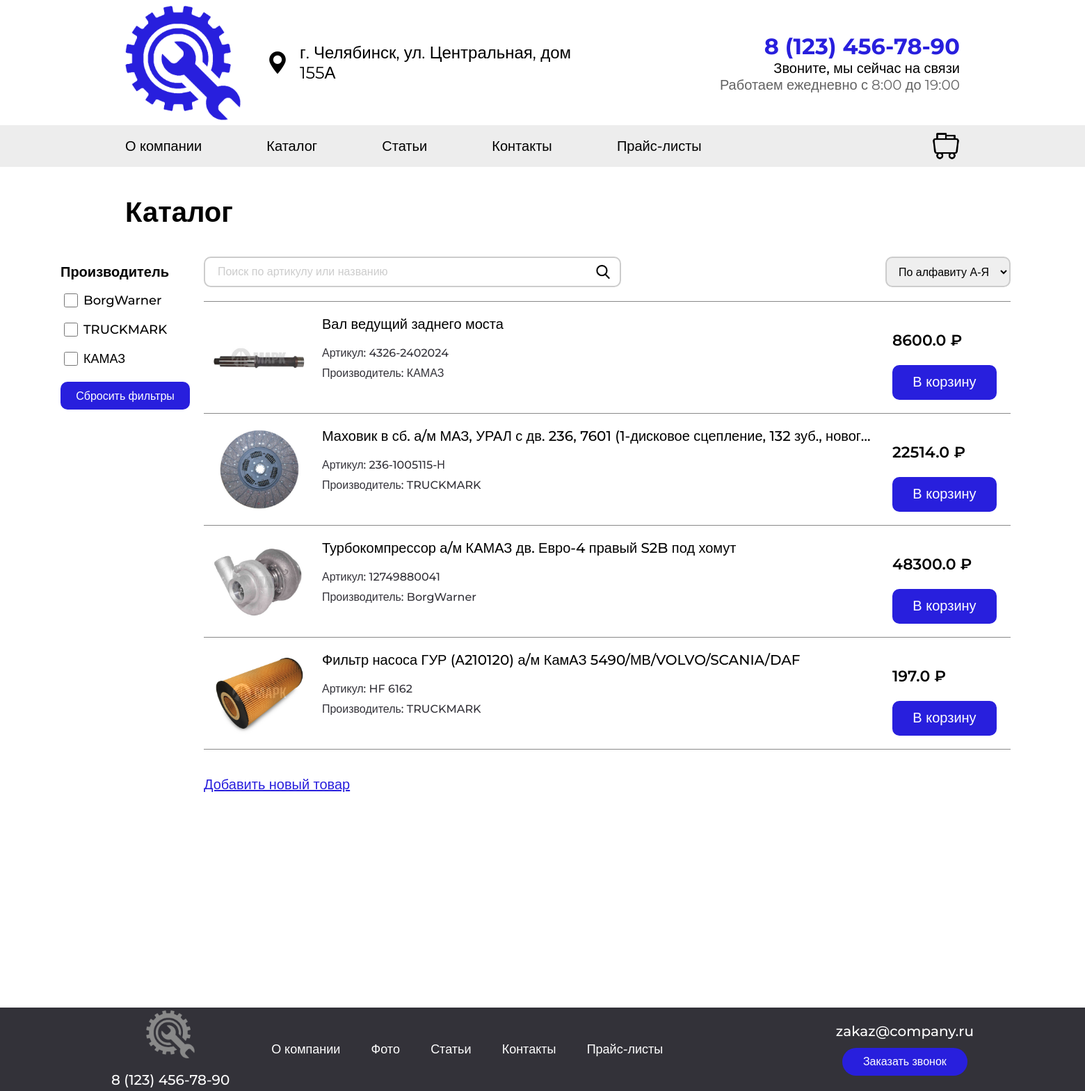
/catalog, run on the app's committed database.
### app.py (models this page shows, shortened)
class Catalog(db.Model):
    id = db.Column(db.Integer, primary_key=True)
    name = db.Column(db.String(100), nullable=False)
    slug = db.Column(db.String(150), unique = True, nullable=False)
    image = db.Column(db.String(100), nullable=False)
    item = db.Column(db.String(100), nullable=False)
    manufacturer = db.Column(db.String(100), nullable=False)
    cost = db.Column(db.Float, nullable=False)
    description = db.Column(db.String(300), nullable=False)

### app.py (the view)
@app.route('/catalog', methods=['GET', 'POST'])
def catalog():
    selected_manufacturers = request.args.getlist('manufacturer')
    search_query = request.args.get('search', '').strip()
    sort_by = request.args.get('sort_by', 'name_asc')
    manufacturers = db.session.query(Catalog.manufacturer).distinct().all()
    manufacturers = [m[0] for m in manufacturers] if manufacturers else []
    if selected_manufacturers:
        catalogs = Catalog.query.filter(Catalog.manufacturer.in_(selected_manufacturers))
    else:
        catalogs = Catalog.query
    if search_query:
        catalogs = catalogs.filter(
            (Catalog.name.ilike(f'%{search_query}%')) |
            (Catalog.item.ilike(f'%{search_query}%'))
        )
    if sort_by == 'name_asc':
        catalogs = catalogs.order_by(Catalog.name.asc())
    elif sort_by == 'name_desc':
        catalogs = catalogs.order_by(Catalog.name.desc())
    elif sort_by == 'price_asc':
        catalogs = catalogs.order_by(Catalog.cost.asc())
    elif sort_by == 'price_desc':
        catalogs = catalogs.order_by(Catalog.cost.desc())
    catalogs = catalogs.all()
    return render_template('catalog.html', catalogs=catalogs, manufacturers=manufacturers, selected_manufacturers=selected_manufacturers, search_query=search_query, sort_by=sort_by)

### app.py (called while the page is built)
@app.context_processor
def cart_quantity():
    cart = session.get('cart', {})
    quantity = sum(item['quantity'] for item in cart.values()) if cart else 0
    return {'cart_quantity': quantity}

### templates/catalog.html (shortened to what this page needs)
<html>
    <head>
    <link rel="stylesheet" href="{{ url_for('static', filename='css/style.css') }}">
</head>
<body>
    <div class="div-top">
        <div class="div-top1">
            <a href="/"><img src="{{ url_for('static', filename='img/logo.png') }}" class="logo"></a>
            <img src="{{ url_for('static', filename='img/point.png') }}" class="point">
            <a class="adress">г. Челябинск, ул. Центральная, дом 155А</a>
            <div class="div-top-2">
                <div class="div-top2-1">
                <span class="span-top-text-number">
                    <a href="#" class="top-text-number">8 (123) 456-78-90<br></a>
                </span>
                <span class="span-top-text-1">
                    <a class="top-text-1">Звоните, мы сейчас на связи<br></a>
                </span>
                <span class="span-top-text-2">
                    <a class="top-text-2">Работаем ежедневно с 8:00 до 19:00</a>
                </span>
            </div>
        </div>
        </div>
        <div class="div-top-info1">
            <div class="div-top-info2">
                <div class="container-info">
                    <a href="#" class="info-1">О компании</a>
                    <a href="/catalog" class="info-2">Каталог</a>
                    <a href="#" class="info-3">Статьи</a>
                    <a href="#" class="info-4">Контакты</a>
                    <a href="#" class="info-5">Прайс-листы</a>
                </div>
                <div class="div-top-info2-1">
                    <div class="div-top-info2-2">
                        <a href="/cart"><img class="img-cart" src="{{ url_for('static', filename='img/cart.png') }}"></a>
                    </div>
                </div>
            </div>
        </div>
    </div>
    <div class="catalog_container-text"><a class="catalog-top-text">Каталог</a></div>
    <div class="catalog-container">
        <div class="catalog-filter-top-container">
            <div class="catalog-filter-top-container-text">
                <a class="catalog-filter-top-text">Производитель</a>
            </div>
            <form id="filter-form" class="filter-form" action="{{ url_for('catalog') }}" method="GET">
                {% for manufacturer in manufacturers %}
                <label>
                <div class="catalog-filter-container">
                    <input type="checkbox" class="catalog-filter-checkbox" name="manufacturer" value="{{ manufacturer }}" {% if manufacturer in selected_manufacturers %}checked{% endif %}><a class="catalog-filter-text">{{ manufacturer }}</a>
                </div>
                </label>
                {% endfor %}
                <button type="button" class="filter-form-reset-btn" onclick="resetFilters('{{ search_query }}', '{{ sort_by }}')">Сбросить фильтры</button>
            </form>
        </div>
        <div class="catalog-products-container">
            <div class="top-catalog-container">
                <div class="fast-search-catalog-container">
                    <form action="{{ url_for('catalog') }}" method="GET">
                        <input type="text" class="fast-search-catalog" name="search" placeholder="Поиск по артикулу или названию" value="{{ search_query }}">
                        <button class="search-btn-catalog"><img class="search-btn-catalog-icon" src="{{ url_for('static', filename='img/search.png') }}" alt=""></button>
                    </form>
                </div>
                <div class="top-catalog-container-2">
                    <form id="sort-form" action="{{ url_for('catalog') }}" method="GET">
                    <select name="sort_by" id="sort-select" class="sort-search-catalog" onchange="submitSortForm()">
                        <option value="name_asc" {% if sort_by == 'name_asc' %}selected{% endif %}>По алфавиту А-Я</option>
                    </select>
                    </form>
                </div>
            </div>
            {% if catalogs %}
                {% for catalog in catalogs %}
                    <div class="container-product">
                        <img src="{{ url_for('static', filename='uploads/' + catalog.image) }}" alt="{{ catalog.name }}" class="product-img" decoding="sync">
                        <div class="container-product-info">
                            <a href="/product/{{ catalog.slug }}" class="product-name">{{ catalog.name }}</a>
                            <a class="product-item">Артикул: {{ catalog.item }}</a>
                            <a class="product-manufacturer">Производитель: {{ catalog.manufacturer }}</a>
                        </div>
                        <div class="container-product-info2">
                            <div class="container-product-info3">
                            <p class="product-cost">{{ catalog.cost }} ₽</p>
                            <a href="{{ url_for('add_to_cart', product_id=catalog.id) }}"><button type="button" class="btn-product-buy">В корзину</button></a>
                            </div>
                        </div>
                    </div>
                {% endfor %}
            {% else %}
                <div class="no-result-message-container">
                    <a class="no-result-message">Ничего не найдено</a>
                </div>
            {% endif %}
            <br><br>
            <a href="/create-product" class="add-new-product" >Добавить новый товар</a>
        </div>
    </div>
    <div class="footer">
        <div class="footer_a">
            <div class="footer_logo-num">
                <img class="img-logo-gray" src="{{ url_for('static', filename='img/logo_gray.png') }}"><br><br>
                <a class="footer-number">8 (123) 456-78-90</a>
            </div>
            <div class="footer-info">
                <a href="#" class="footer-info-1">О компании</a>
                <a href="#" class="footer-info-2">Фото</a>
                <a href="#" class="footer-info-3">Статьи</a>
                <a href="#" class="footer-info-4">Контакты</a>
                <a href="#" class="footer-info-5">Прайс-листы</a>
            </div>
        </div>
        <div class="footer_b">
            <div class="footer_ba">
                <div class="footer-email"><a class="text-footer-email">zakaz@company.ru</a></div>
                <div class="footer-call-num"><button class="button-footer-call-num" >Заказать звонок</button></div>
            </div>
        </div>
    </div>
</body>
</html>

### data on the page
Catalog: image (picture), name "Вал ведущий заднего моста", item "4326-2402024", manufacturer "КАМАЗ", cost "8600.0"
Catalog: image (picture), name "Маховик в сб. а/м МАЗ, УРАЛ с дв. 236, 7601 (1-дисковое сцепление, 132 зуб., новог…", item "236-1005115-Н", manufacturer "TRUCKMARK", cost "22514.0"
Catalog: image (picture), name "Турбокомпрессор а/м КАМАЗ дв. Евро-4 правый S2B под хомут", item "12749880041", manufacturer "BorgWarner", cost "48300.0"
Catalog: image (picture), name "Фильтр насоса ГУР (А210120) а/м КамАЗ 5490/МВ/VOLVO/SCANIA/DAF", item "HF 6162", manufacturer "TRUCKMARK", cost "197.0"

### other printed values
{{ manufacturer }} "BorgWarner" "TRUCKMARK" "КАМАЗ"
